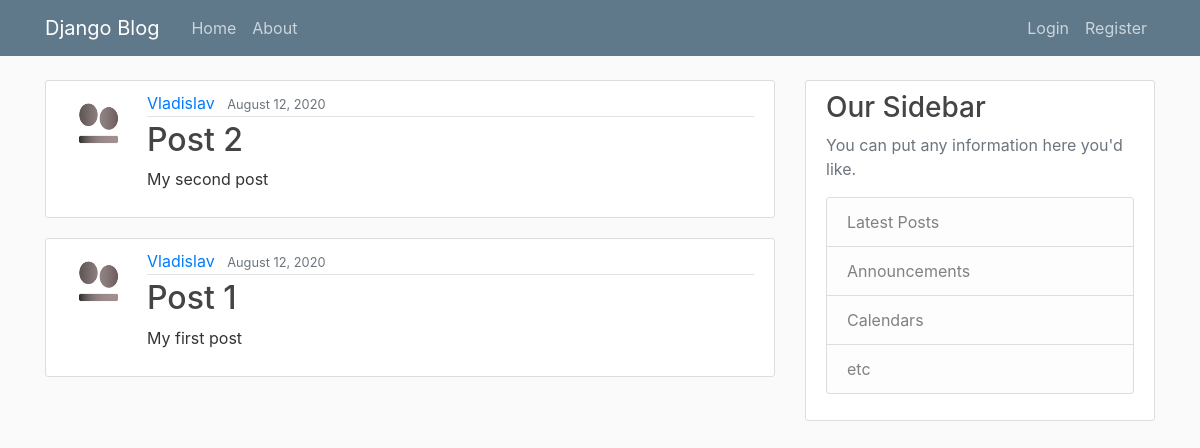
The page / on the database its author committed.
### blog/models.py (models this page shows, shortened)
class post(models.Model):
    title = models.CharField(max_length=100)
    content = models.TextField()
    date_posted = models.DateTimeField(default=timezone.now)
    author = models.ForeignKey(User, on_delete=models.CASCADE)

### users/models.py (models this page shows, shortened)
class Profile(models.Model):
    user = models.OneToOneField(User, on_delete=models.CASCADE)
    image = models.ImageField(default="default.jpg", upload_to="profile_pics/")

### blog/views.py (the view)
# urls.py: path('', views.HomePageView.as_view(), name='blog-home'),
class HomePageView(ListView):
    model = post
    template_name = 'blog/home.html'
    context_object_name = 'posts'  # by default - object
    ordering = ['-date_posted']

### blog/templates/blog/home.html
{% extends "blog/base.html" %} {% block content %} {% for post in posts %}
<article class="media content-section">
  <img
    class="rounded-circle article-img"
    src="{{ post.author.profile.image.url }}"
    alt=""
  />
  <div class="media-body">
    <div class="article-metadata">
      <a class="mr-2" href="#">{{ post.author }}</a>
      <small class="text-muted">{{ post.date_posted|date:'F d, Y' }}</small>
    </div>
    <h2>
      <a class="article-title" href="{% url 'blog-post-detail' post.id %}"
        >{{ post.title }}</a
      >
    </h2>
    <p class="article-content">{{ post.content }}</p>
  </div>
</article>
{% endfor %} {% endblock content %}

### blog/templates/blog/base.html (shortened to what this page needs)
{% load static %}
<!DOCTYPE html>
<html lang="en">
  <head>
    <link
      rel="stylesheet"
      href="https://stackpath.bootstrapcdn.com/bootstrap/4.5.0/css/bootstrap.min.css"
    />
    <link rel="stylesheet" href="{% static 'blog/main.css' %}">
  </head>
  <body>
    <header class="site-header">
      <nav class="navbar navbar-expand-md navbar-dark bg-steel fixed-top">
        <div class="container">
          <a class="navbar-brand mr-4" href="{% url 'blog-home' %}">Django Blog</a>
          <div class="collapse navbar-collapse" id="navbarToggle">
            <div class="navbar-nav mr-auto">
              <a class="nav-item nav-link" href="{% url 'blog-home' %}">Home</a>
              <a class="nav-item nav-link" href="{% url 'blog-about' %}">About</a>
            </div>
            <div class="navbar-nav">
              {% if user.is_authenticated %}
                <a class="nav-item nav-link" href="{% url 'blog-post-create' %}">Create</a>
                <a class="nav-item nav-link" href="{% url 'users-profile' %}">Profile</a>
                <a class="nav-item nav-link" href="{% url 'logout' %}">Logout</a>
              {% else %}
                <a class="nav-item nav-link" href="{% url 'login' %}">Login</a>
                <a class="nav-item nav-link" href="{% url 'users-register' %}">Register</a>
              {% endif %}
            </div>
          </div>
        </div>
      </nav>
    </header>
    <main role="main" class="container">
        <div class="row">
          <div class="col-md-8">
            {% block content %}{% endblock %}
          </div>
          <div class="col-md-4">
            <div class="content-section">
              <h3>Our Sidebar</h3>
              <p class='text-muted'>You can put any information here you'd like.
                <ul class="list-group">
                  <li class="list-group-item list-group-item-light">Latest Posts</li>
                  <li class="list-group-item list-group-item-light">Announcements</li>
                  <li class="list-group-item list-group-item-light">Calendars</li>
                  <li class="list-group-item list-group-item-light">etc</li>
                </ul>
              </p>
            </div>
          </div>
        </div>
      </main>
  </body>
</html>

### blog/static/blog/main.css (style rules this page uses)
body { background: #fafafa; color: #333333; margin-top: 5rem; }
h1, h2, h3, h4, h5, h6 { color: #444444; }
ul { margin: 0; }
.bg-steel { background-color: #5f788a; }
.site-header .navbar-nav .nav-link { color: #cbd5db; }
.content-section { background: #ffffff; padding: 10px 20px; border: 1px solid #dddddd; border-radius: 3px; margin-bottom: 20px; }
.article-title { color: #444444; }
.article-content { white-space: pre-line; }
.article-img { height: 65px; width: 65px; margin-right: 16px; }
.article-metadata { padding-bottom: 1px; margin-bottom: 4px; border-bottom: 1px solid #e3e3e3; }

### rows shown on the page
post: author.profile.image (placeholder picture), author "Vladislav", date_posted "August 12, 2020", title "Post 2", content "My second post"
post: author.profile.image (placeholder picture), author "Vladislav", date_posted "August 12, 2020", title "Post 1", content "My first post"
